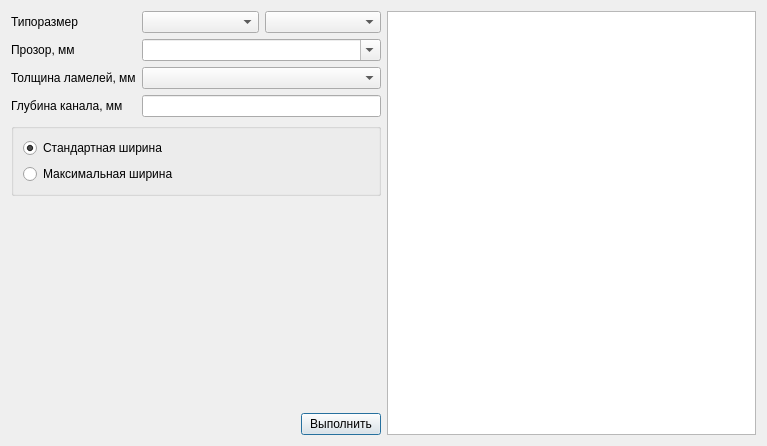
<?xml version="1.0" encoding="UTF-8"?>
<ui version="4.0">
 <class>Dialog</class>
 <widget class="QDialog" name="Dialog">
  <property name="geometry">
   <rect>
    <x>0</x>
    <y>0</y>
    <width>767</width>
    <height>446</height>
   </rect>
  </property>
  <layout class="QHBoxLayout" name="horizontalLayout_4">
   <item>
    <layout class="QVBoxLayout" name="verticalLayout">
     <item>
      <layout class="QGridLayout" name="gridLayout">
       <item row="0" column="0">
        <widget class="QLabel" name="label">
         <property name="text">
          <string>Типоразмер</string>
         </property>
        </widget>
       </item>
       <item row="3" column="0">
        <widget class="QLabel" name="label_4">
         <property name="text">
          <string>Глубина канала, мм</string>
         </property>
        </widget>
       </item>
       <item row="2" column="0">
        <widget class="QLabel" name="label_3">
         <property name="text">
          <string>Толщина ламелей, мм</string>
         </property>
        </widget>
       </item>
       <item row="1" column="0">
        <widget class="QLabel" name="label_2">
         <property name="text">
          <string>Прозор, мм</string>
         </property>
        </widget>
       </item>
       <item row="1" column="1">
        <widget class="QComboBox" name="cmb_gap">
         <property name="editable">
          <bool>true</bool>
         </property>
        </widget>
       </item>
       <item row="3" column="1">
        <widget class="QLineEdit" name="edt_depth_channel"/>
       </item>
       <item row="2" column="1">
        <widget class="QComboBox" name="cmb_thickness"/>
       </item>
       <item row="0" column="1">
        <layout class="QHBoxLayout" name="horizontalLayout_2">
         <item>
          <widget class="QComboBox" name="cmb_width_size"/>
         </item>
         <item>
          <widget class="QComboBox" name="cmb_height_size"/>
         </item>
        </layout>
       </item>
      </layout>
     </item>
     <item>
      <layout class="QHBoxLayout" name="horizontalLayout">
       <item>
        <widget class="QGroupBox" name="groupBox">
         <property name="title">
          <string/>
         </property>
         <layout class="QVBoxLayout" name="verticalLayout_2">
          <item>
           <widget class="QRadioButton" name="rad_is_standard_width">
            <property name="text">
             <string>Стандартная ширина</string>
            </property>
            <property name="checked">
             <bool>true</bool>
            </property>
           </widget>
          </item>
          <item>
           <widget class="QRadioButton" name="rad_is_wide_width">
            <property name="text">
             <string>Максимальная ширина</string>
            </property>
           </widget>
          </item>
         </layout>
        </widget>
       </item>
      </layout>
     </item>
     <item>
      <spacer name="verticalSpacer">
       <property name="orientation">
        <enum>Qt::Vertical</enum>
       </property>
       <property name="sizeHint" stdset="0">
        <size>
         <width>20</width>
         <height>40</height>
        </size>
       </property>
      </spacer>
     </item>
     <item>
      <layout class="QHBoxLayout" name="horizontalLayout_3">
       <item>
        <spacer name="horizontalSpacer">
         <property name="orientation">
          <enum>Qt::Horizontal</enum>
         </property>
         <property name="sizeHint" stdset="0">
          <size>
           <width>40</width>
           <height>20</height>
          </size>
         </property>
        </spacer>
       </item>
       <item>
        <widget class="QPushButton" name="btn_run">
         <property name="text">
          <string>Выполнить</string>
         </property>
        </widget>
       </item>
      </layout>
     </item>
    </layout>
   </item>
   <item>
    <widget class="QPlainTextEdit" name="edt_results">
     <property name="readOnly">
      <bool>true</bool>
     </property>
    </widget>
   </item>
  </layout>
 </widget>
 <tabstops>
  <tabstop>cmb_width_size</tabstop>
  <tabstop>cmb_gap</tabstop>
  <tabstop>cmb_thickness</tabstop>
  <tabstop>edt_depth_channel</tabstop>
  <tabstop>cmb_height_size</tabstop>
  <tabstop>edt_results</tabstop>
  <tabstop>btn_run</tabstop>
 </tabstops>
 <resources/>
 <connections/>
</ui>
